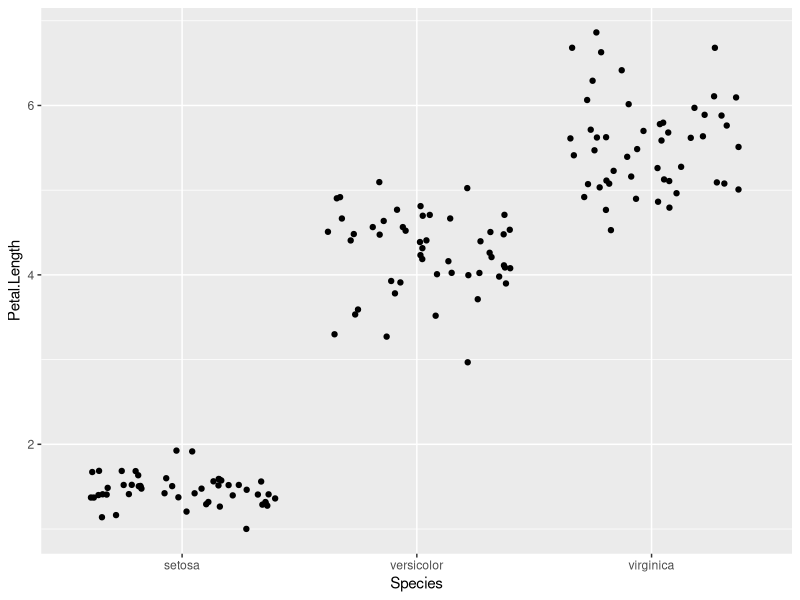
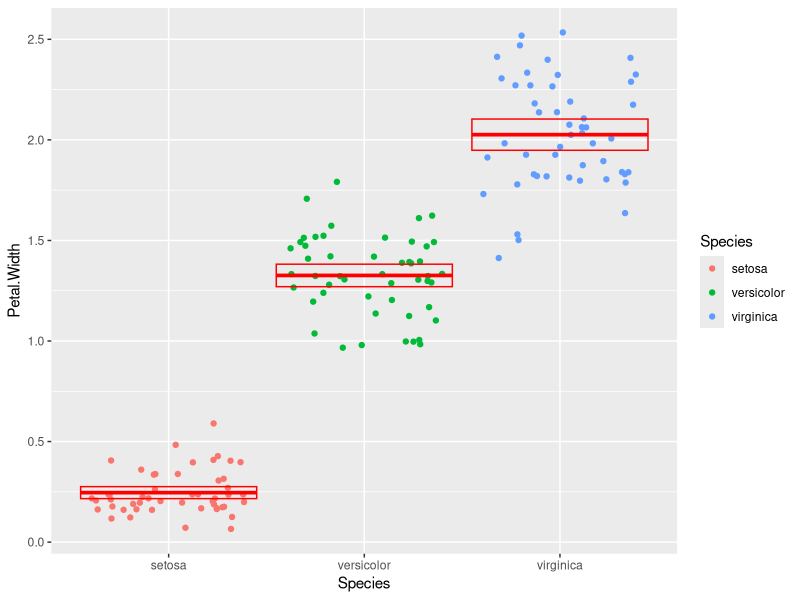
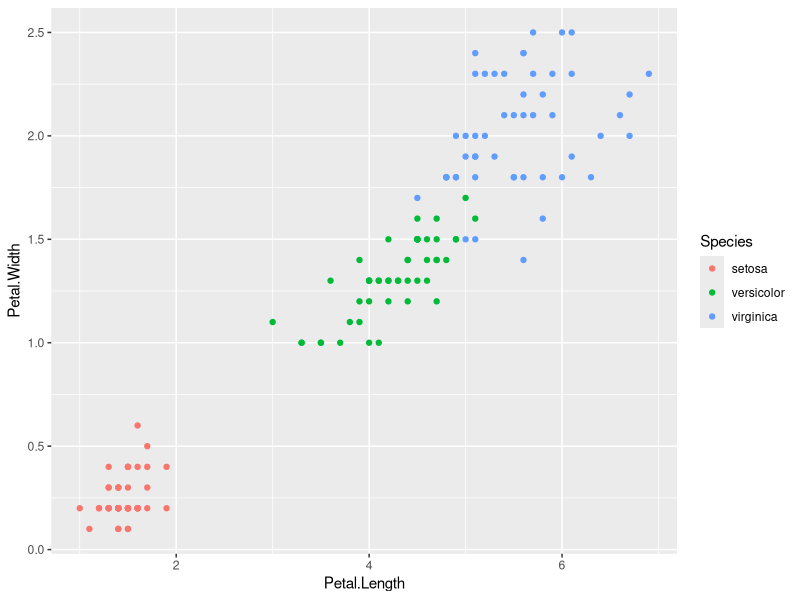

Generate these figures, in order, with R:
## ---- chunk 1
library(tidyverse)
iris <- as_tibble(iris) # so it prints a little nicer
## ---- chunk 2
rename(
  iris,
  sepal_length = Sepal.Length,
  sepal_width = Sepal.Width,
  petal_length = Petal.Length,
  petal_width = Petal.Width
)

## ---- chunk 3
mutate(
  iris,
  Sepal.Length = Sepal.Length * 10,
  Sepal.Width = Sepal.Width * 10,
  Petal.Length = Petal.Length * 10,
  Petal.Width = Petal.Width * 10
)
## ---- chunk 4
iris_area <-
mutate(iris,
       Sepal_area = Sepal.Length * Sepal.Width,
       petal_area = Petal.Length * Petal.Width)
select(iris_area,Sepal_area,petal_area)
## ---- chunk 5
summarize(
  iris,
  sampl_size = n(),
  max = max(Sepal.Length),
  min = min(Sepal.Length),
  range = max-min,
  median = median(Sepal.Length),
  q1 = quantile(Sepal.Length, probs=0.25),
  q3 = quantile(Sepal.Length, probs=0.75),
  iqr = IQR(Sepal.Length)
)
## ---- chunk 6
iris_grouped <- group_by(iris,Species)
iris_grouped

iris_summarised<-
summarise(
  iris_grouped,
  sample_size = n(),
  mean = mean(Petal.Width),
  sd = sd(Petal.Width),
  var = var(Petal.Width),
  stderr = sd / sqrt(sample_size),
  ci_upper = mean + 2 * stderr,
  ci_lower = mean - 2 * stderr
)
iris_summarised
## ---- chunk 7
ggplot(data=iris)+geom_jitter(aes(y=Petal.Length,x=Species))

## ---- chunk 8
ggplot(data=iris)+geom_jitter(aes(y=Petal.Width,x=Species, color=Species)) +
geom_crossbar(
  data = iris_summarised,
  mapping = aes(x = Species, y = mean, ymax = ci_upper,
                ymin = ci_lower),
  color = "red"
)
## ---- chunk 9
ggplot(data = iris) +
  geom_point(mapping = aes(x = Petal.Length , y = Petal.Width, color = Species))
